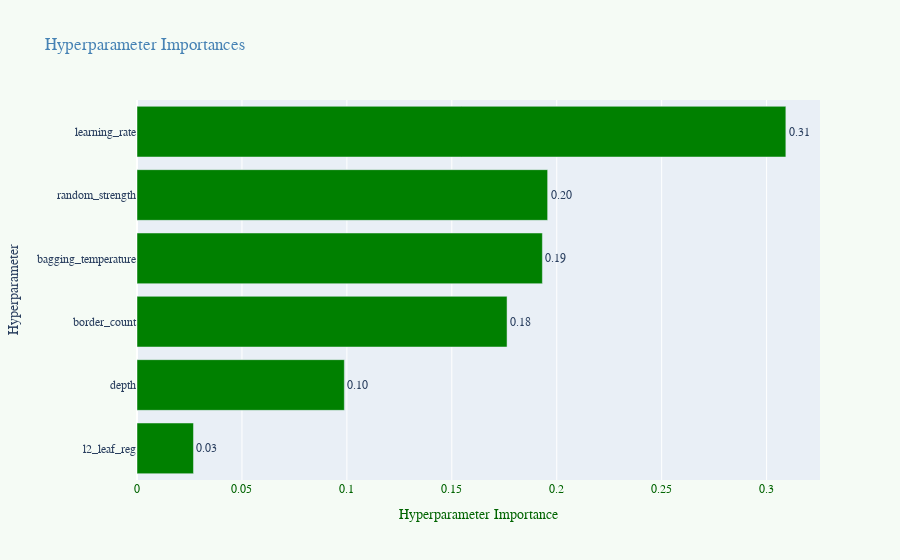

Notebook code for this chart:
### Markdown cell above
### Visualization parameters importances

### Code cell
fig = optuna.visualization.plot_param_importances(study_CatBoost)
fig.update_layout(
    font_family="Courier New",
    font_size=12,
    title_font_family="Times New Roman",
    title_font_color="steelblue",
    legend_title_font_color="black",
    plot_bgcolor='#e9eff6',
    paper_bgcolor='#f5fbf5',
)
fig.update_xaxes(color = "darkgreen")
fig.update_traces(marker_color='green')

### Figure 1 — Plotly figure (JSON) as saved in the notebook; plotly's stock layout.template omitted (floating-point values rounded to 4 significant figures)
{"data": [{"cliponaxis": false, "hovertemplate": ["l2_leaf_reg (FloatDistribution): 0.026909712280140597<extra></extra>", "depth (IntDistribution): 0.09879329990424499<extra></extra>", "border_count (IntDistribution): 0.17631883982526866<extra></extra>", "bagging_temperature (FloatDistribution): 0.19315519814946702<extra></extra>", "random_strength (FloatDistribution): 0.19565984094681835<extra></extra>", "learning_rate (FloatDistribution): 0.3091631088940604<extra></extra>"], "marker": {"color": "green"}, "name": "Objective Value", "orientation": "h", "text": ["0.03", "0.10", "0.18", "0.19", "0.20", "0.31"], "textposition": "outside", "type": "bar", "x": [0.02691, 0.09879, 0.1763, 0.1932, 0.1957, 0.3092], "y": ["l2_leaf_reg", "depth", "border_count", "bagging_temperature", "random_strength", "learning_rate"]}], "layout": {"font": {"family": "Courier New", "size": 12}, "legend": {"title": {"font": {"color": "black"}}}, "paper_bgcolor": "#f5fbf5", "plot_bgcolor": "#e9eff6", "title": {"font": {"color": "steelblue", "family": "Times New Roman"}, "text": "Hyperparameter Importances"}, "xaxis": {"color": "darkgreen", "title": {"text": "Hyperparameter Importance"}}, "yaxis": {"title": {"text": "Hyperparameter"}}}}
